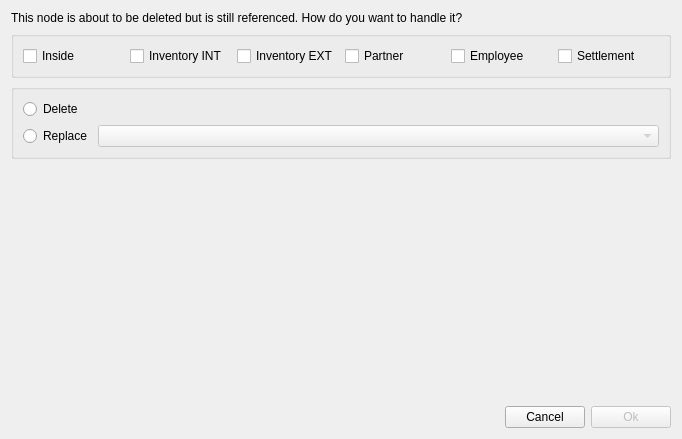
<?xml version="1.0" encoding="UTF-8"?>
<ui version="4.0">
 <class>LeafDeleteDialog</class>
 <widget class="QDialog" name="LeafDeleteDialog">
  <property name="geometry">
   <rect>
    <x>0</x>
    <y>0</y>
    <width>682</width>
    <height>439</height>
   </rect>
  </property>
  <property name="sizePolicy">
   <sizepolicy hsizetype="Preferred" vsizetype="Preferred">
    <horstretch>0</horstretch>
    <verstretch>0</verstretch>
   </sizepolicy>
  </property>
  <property name="windowTitle">
   <string>Delete Node</string>
  </property>
  <layout class="QGridLayout" name="gridLayout_2">
   <property name="verticalSpacing">
    <number>-1</number>
   </property>
   <item row="3" column="0">
    <spacer name="verticalSpacer">
     <property name="orientation">
      <enum>Qt::Orientation::Vertical</enum>
     </property>
     <property name="sizeHint" stdset="0">
      <size>
       <width>20</width>
       <height>196</height>
      </size>
     </property>
    </spacer>
   </item>
   <item row="4" column="0">
    <spacer name="horizontalSpacer">
     <property name="orientation">
      <enum>Qt::Orientation::Horizontal</enum>
     </property>
     <property name="sizeHint" stdset="0">
      <size>
       <width>182</width>
       <height>20</height>
      </size>
     </property>
    </spacer>
   </item>
   <item row="4" column="1">
    <widget class="QPushButton" name="pBtnCancel">
     <property name="text">
      <string>Cancel</string>
     </property>
    </widget>
   </item>
   <item row="4" column="2">
    <widget class="QPushButton" name="pBtnOk">
     <property name="enabled">
      <bool>false</bool>
     </property>
     <property name="text">
      <string>Ok</string>
     </property>
     <property name="default">
      <bool>true</bool>
     </property>
    </widget>
   </item>
   <item row="2" column="0" colspan="3">
    <widget class="QGroupBox" name="groupBox">
     <layout class="QGridLayout" name="gridLayout">
      <item row="0" column="0">
       <widget class="QRadioButton" name="rBtnDelete">
        <property name="sizePolicy">
         <sizepolicy hsizetype="Fixed" vsizetype="Fixed">
          <horstretch>0</horstretch>
          <verstretch>0</verstretch>
         </sizepolicy>
        </property>
        <property name="text">
         <string>Delete</string>
        </property>
       </widget>
      </item>
      <item row="1" column="0">
       <widget class="QRadioButton" name="rBtnReplace">
        <property name="sizePolicy">
         <sizepolicy hsizetype="Fixed" vsizetype="Fixed">
          <horstretch>0</horstretch>
          <verstretch>0</verstretch>
         </sizepolicy>
        </property>
        <property name="text">
         <string>Replace</string>
        </property>
       </widget>
      </item>
      <item row="1" column="1">
       <widget class="ComboBox" name="comboBox">
        <property name="enabled">
         <bool>false</bool>
        </property>
       </widget>
      </item>
      <item row="0" column="1">
       <spacer name="horizontalSpacer_2">
        <property name="orientation">
         <enum>Qt::Orientation::Horizontal</enum>
        </property>
        <property name="sizeHint" stdset="0">
         <size>
          <width>40</width>
          <height>20</height>
         </size>
        </property>
       </spacer>
      </item>
     </layout>
    </widget>
   </item>
   <item row="1" column="0" colspan="3">
    <widget class="QGroupBox" name="groupBox_2">
     <layout class="QHBoxLayout" name="horizontalLayout">
      <item>
       <widget class="QCheckBox" name="chkBoxInside">
        <property name="toolTip">
         <string>Currently referenced by linked nodes within the same section.</string>
        </property>
        <property name="text">
         <string>Inside</string>
        </property>
       </widget>
      </item>
      <item>
       <widget class="QCheckBox" name="chkBoxInventoryInt">
        <property name="toolTip">
         <string>This inventory node (internal unit) is currently referenced by partner, sale, or purchase entries.</string>
        </property>
        <property name="text">
         <string>Inventory INT</string>
        </property>
       </widget>
      </item>
      <item>
       <widget class="QCheckBox" name="chkBoxInventoryExt">
        <property name="toolTip">
         <string>This inventory node (external unit) is currently referenced by partner entries.</string>
        </property>
        <property name="text">
         <string>Inventory EXT</string>
        </property>
       </widget>
      </item>
      <item>
       <widget class="QCheckBox" name="chkBoxPartner">
        <property name="toolTip">
         <string>This partner node (customer or vendor) is currently referenced by sale or purchase nodes.</string>
        </property>
        <property name="text">
         <string>Partner</string>
        </property>
       </widget>
      </item>
      <item>
       <widget class="QCheckBox" name="chkBoxEmployee">
        <property name="toolTip">
         <string>This partner node (employee) is currently referenced by sale or purchase nodes.</string>
        </property>
        <property name="text">
         <string>Employee</string>
        </property>
       </widget>
      </item>
      <item>
       <widget class="QCheckBox" name="chkBoxSettlement">
        <property name="toolTip">
         <string>This order node (sale or purchase) is currently settled.</string>
        </property>
        <property name="text">
         <string>Settlement</string>
        </property>
       </widget>
      </item>
     </layout>
    </widget>
   </item>
   <item row="0" column="0">
    <widget class="QLabel" name="label">
     <property name="text">
      <string>This node is about to be deleted but is still referenced. How do you want to handle it?</string>
     </property>
    </widget>
   </item>
  </layout>
 </widget>
 <customwidgets>
  <customwidget>
   <class>ComboBox</class>
   <extends>QComboBox</extends>
   <header location="global">widget/combobox.h</header>
  </customwidget>
 </customwidgets>
 <tabstops>
  <tabstop>rBtnReplace</tabstop>
  <tabstop>comboBox</tabstop>
  <tabstop>rBtnDelete</tabstop>
  <tabstop>pBtnOk</tabstop>
  <tabstop>pBtnCancel</tabstop>
 </tabstops>
 <resources/>
 <connections>
  <connection>
   <sender>pBtnCancel</sender>
   <signal>clicked()</signal>
   <receiver>LeafDeleteDialog</receiver>
   <slot>reject()</slot>
   <hints>
    <hint type="sourcelabel">
     <x>599</x>
     <y>363</y>
    </hint>
    <hint type="destinationlabel">
     <x>530</x>
     <y>350</y>
    </hint>
   </hints>
  </connection>
  <connection>
   <sender>rBtnReplace</sender>
   <signal>toggled(bool)</signal>
   <receiver>comboBox</receiver>
   <slot>setEnabled(bool)</slot>
   <hints>
    <hint type="sourcelabel">
     <x>57</x>
     <y>100</y>
    </hint>
    <hint type="destinationlabel">
     <x>119</x>
     <y>96</y>
    </hint>
   </hints>
  </connection>
 </connections>
</ui>
